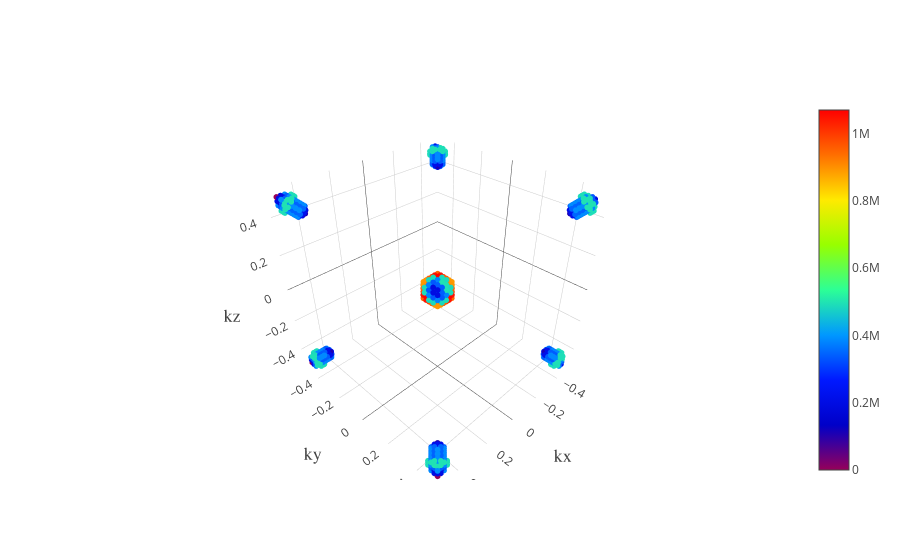

Notebook cell for this chart:
### Code cell
trace1 = go.Scatter3d(
    x=cart_kpts_df['kx [1/A]'].values/(2*np.pi/(a)),
    y=cart_kpts_df['ky [1/A]'].values/(2*np.pi/(a)),
    z=cart_kpts_df['kz [1/A]'].values/(2*np.pi/(a)),
    mode='markers',
    marker=dict(
        size=2,
        color=cart_kpts_df['v_mag [m/s]'],
        colorscale='Rainbow',
        showscale=True,
        opacity=1
    )
)

trace2 = go.Scatter

cart_kpts_df  = cart_kpts_df.drop(['bands'],axis=1)

### Figure 1 — Plotly figure (JSON) as saved in the notebook; plotly's stock layout.template omitted (floating-point values rounded to 4 significant figures; data arrays with more than 128 entries replaced by an {"elided": "..."} marker saying what was removed)
{"data": [{"marker": {"color": {"elided": "2213 float values"}, "colorscale": "Rainbow", "opacity": 1, "showscale": true, "size": 2}, "mode": "markers", "type": "scatter3d", "uid": "c89d15ba-b336-4bcc-b4ab-63b65a16156b", "x": {"elided": "2213 float values"}, "y": {"elided": "2213 float values"}, "z": {"elided": "2213 float values"}}], "layout": {"autosize": true, "scene": {"aspectmode": "auto", "aspectratio": {"x": 1, "y": 1, "z": 1}, "camera": {"center": {"x": 0, "y": 0, "z": 0}, "eye": {"x": 1.25, "y": 1.25, "z": 1.25}, "projection": {"type": "perspective"}, "up": {"x": 0, "y": 0, "z": 1}}, "xaxis": {"title": {"font": {"family": "Oswald, monospace", "size": 18}, "text": "kx"}, "type": "linear"}, "yaxis": {"title": {"font": {"family": "Oswald, monospace", "size": 18}, "text": "ky"}, "type": "linear"}, "zaxis": {"title": {"font": {"family": "Oswald, monospace", "size": 18}, "text": "kz"}, "type": "linear"}}}}
